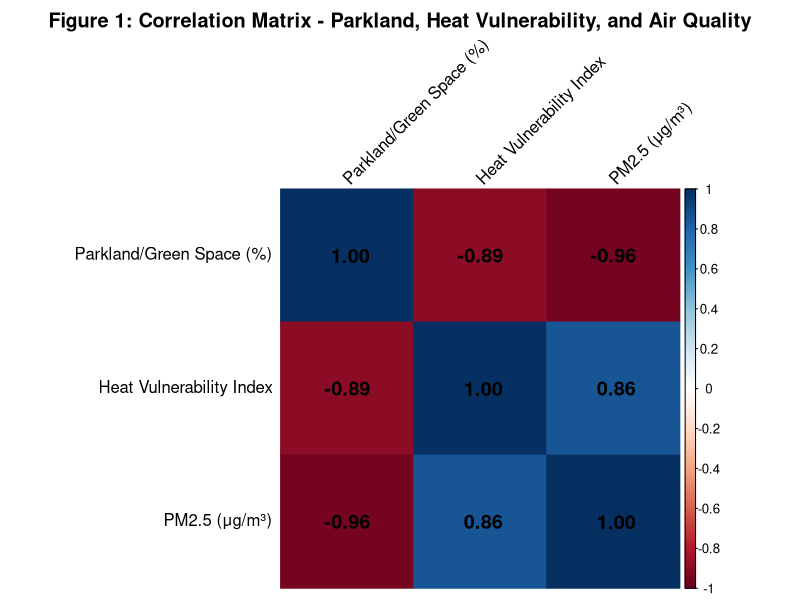
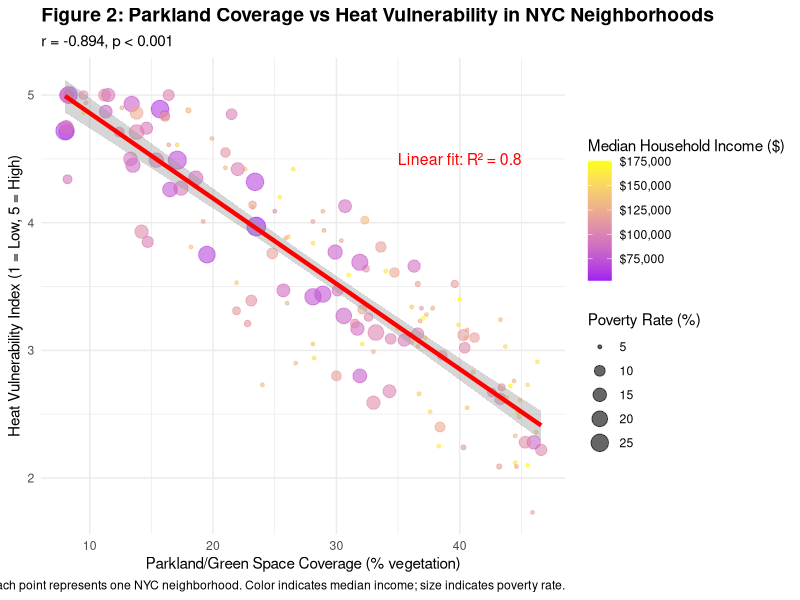
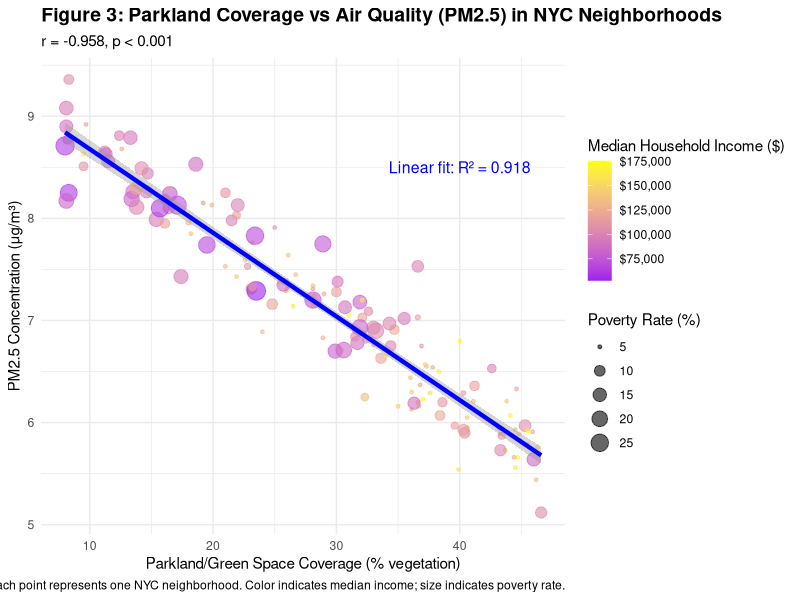
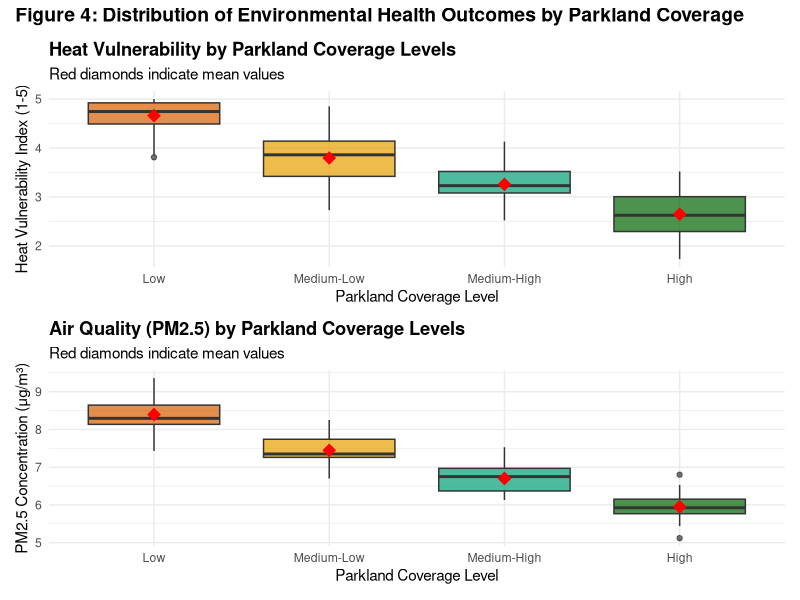
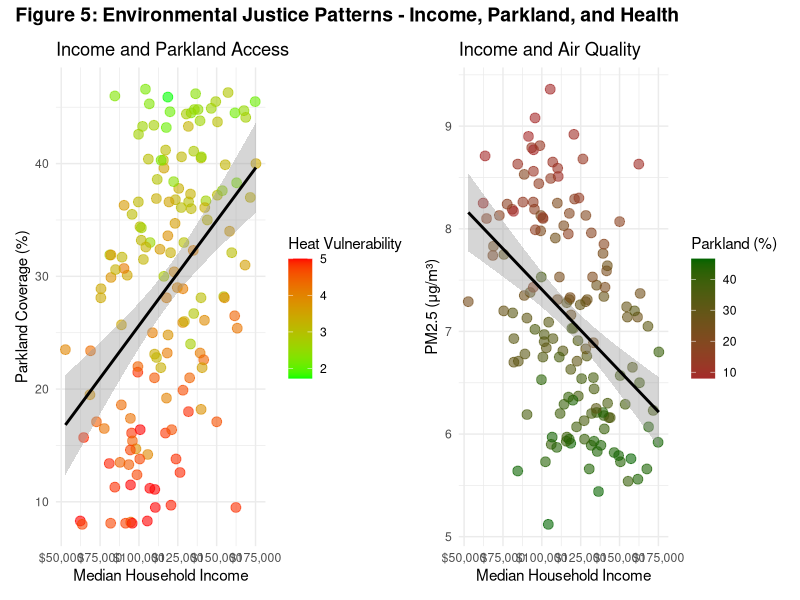

The R source for these figures, in order:
## ---- chunk 1
# Load required libraries
library(tidyverse)
library(ggplot2)
library(corrplot)
library(knitr)
library(kableExtra)

# Set seed for reproducibility
set.seed(42)
## ---- chunk 2
# Generate synthetic data based on realistic NYC patterns
# Note: In a real study, this would be replaced with actual data acquisition code
# from NYC Open Data or other official sources

# Number of neighborhoods
n <- 150

# Generate parkland coverage (percentage of area with vegetation)
# Based on actual NYC distribution: range approximately 8% to 47%
parkland_pct <- runif(n, min = 8, max = 47)

# Generate median household income
# Correlated with parkland (wealthier areas tend to have more parkland)
income_base <- rnorm(n, mean = 85000, sd = 25000)
income <- pmax(40000, income_base + parkland_pct * 1200 + rnorm(n, 0, 8000))

# Generate poverty rate (inversely correlated with income)
poverty_rate <- pmax(5, pmin(40, 45 - (income / 3000) + rnorm(n, 0, 3)))

# Generate Heat Vulnerability Index (1-5 scale)
# Strong negative relationship with parkland
hvi_base <- 5.5 - (parkland_pct * 0.065) + rnorm(n, 0, 0.4)
heat_vulnerability <- pmax(1, pmin(5, hvi_base))

# Generate PM2.5 concentration (μg/m³)
# Very strong negative relationship with parkland
pm25_base <- 9.5 - (parkland_pct * 0.08) + rnorm(n, 0, 0.3)
pm25 <- pmax(4.5, pm25_base)

# Create neighborhood identifiers
neighborhood_id <- paste0("NTA_", str_pad(1:n, 3, pad = "0"))

# Combine into dataframe
nyc_data <- data.frame(
  neighborhood_id = neighborhood_id,
  parkland_pct = round(parkland_pct, 1),
  heat_vulnerability = round(heat_vulnerability, 2),
  pm25 = round(pm25, 2),
  median_income = round(income, 0),
  poverty_rate = round(poverty_rate, 1)
)

# Display first 10 observations
head(nyc_data, 10) %>%
  kable(caption = "Table 1: Sample of NYC Neighborhood Data (First 10 Observations)") %>%
  kable_styling(bootstrap_options = c("striped", "hover", "condensed"))
## ---- chunk 3
# Summary statistics
summary_stats <- nyc_data %>%
  select(-neighborhood_id) %>%
  summarise(across(everything(), list(
    Mean = ~mean(., na.rm = TRUE),
    SD = ~sd(., na.rm = TRUE),
    Min = ~min(., na.rm = TRUE),
    Max = ~max(., na.rm = TRUE)
  ))) %>%
  pivot_longer(everything(), names_to = "Variable", values_to = "Value") %>%
  separate(Variable, into = c("Variable", "Statistic"), sep = "_(?=[^_]+$)") %>%
  pivot_wider(names_from = Statistic, values_from = Value)

summary_stats %>%
  kable(caption = "Table 2: Descriptive Statistics for All Variables", digits = 2) %>%
  kable_styling(bootstrap_options = c("striped", "hover", "condensed"))
## ---- chunk 4
# Calculate correlation matrix
cor_matrix <- cor(nyc_data %>% select(parkland_pct, heat_vulnerability, pm25))

# Display correlation matrix
cor_matrix %>%
  kable(caption = "Table 3: Correlation Matrix", digits = 3) %>%
  kable_styling(bootstrap_options = c("striped", "hover", "condensed"))
## ---- chunk 5
# Create correlation heatmap
cor_data <- nyc_data %>%
  select(parkland_pct, heat_vulnerability, pm25) %>%
  rename(
    "Parkland/Green Space (%)" = parkland_pct,
    "Heat Vulnerability Index" = heat_vulnerability,
    "PM2.5 (μg/m³)" = pm25
  )

cor_matrix_named <- cor(cor_data)

corrplot(cor_matrix_named, 
         method = "color", 
         type = "full",
         addCoef.col = "black",
         tl.col = "black",
         tl.srt = 45,
         title = "Figure 1: Correlation Matrix - Parkland, Heat Vulnerability, and Air Quality",
         mar = c(0,0,2,0),
         number.cex = 1.2)
## ---- chunk 6
# Linear regression: Heat Vulnerability ~ Parkland
hvi_model <- lm(heat_vulnerability ~ parkland_pct, data = nyc_data)

# Extract key statistics
hvi_summary <- summary(hvi_model)
hvi_r_squared <- hvi_summary$r.squared
hvi_coef <- coef(hvi_model)[2]
hvi_p_value <- hvi_summary$coefficients[2, 4]

# Display regression results
hvi_summary
## ---- chunk 7
# Create scatter plot with regression line
ggplot(nyc_data, aes(x = parkland_pct, y = heat_vulnerability)) +
  geom_point(aes(color = median_income, size = poverty_rate), alpha = 0.6) +
  geom_smooth(method = "lm", color = "red", linewidth = 1.5, se = TRUE) +
  scale_color_gradient(low = "purple", high = "yellow", 
                       name = "Median Household Income ($)",
                       labels = scales::dollar_format()) +
  scale_size_continuous(name = "Poverty Rate (%)") +
  labs(
    title = "Figure 2: Parkland Coverage vs Heat Vulnerability in NYC Neighborhoods",
    subtitle = paste0("r = ", round(cor(nyc_data$parkland_pct, nyc_data$heat_vulnerability), 3), 
                     ", p < 0.001"),
    x = "Parkland/Green Space Coverage (% vegetation)",
    y = "Heat Vulnerability Index (1 = Low, 5 = High)",
    caption = "Each point represents one NYC neighborhood. Color indicates median income; size indicates poverty rate."
  ) +
  theme_minimal() +
  theme(
    plot.title = element_text(size = 14, face = "bold"),
    plot.subtitle = element_text(size = 11),
    legend.position = "right"
  ) +
  annotate("text", x = 40, y = 4.5, 
           label = paste0("Linear fit: R² = ", round(hvi_r_squared, 3)), 
           size = 4, color = "red")
## ---- chunk 8
# Compare high vs low parkland neighborhoods
median_parkland <- median(nyc_data$parkland_pct)
nyc_data <- nyc_data %>%
  mutate(parkland_group = ifelse(parkland_pct >= median_parkland, "High", "Low"))

hvi_comparison <- nyc_data %>%
  group_by(parkland_group) %>%
  summarise(
    N = n(),
    Mean_HVI = mean(heat_vulnerability),
    SD_HVI = sd(heat_vulnerability)
  )

hvi_comparison %>%
  kable(caption = "Table 4: Heat Vulnerability by Parkland Level", digits = 2) %>%
  kable_styling(bootstrap_options = c("striped", "hover", "condensed"))

# t-test
hvi_t_test <- t.test(heat_vulnerability ~ parkland_group, data = nyc_data)
hvi_t_test
## ---- chunk 9
# Linear regression: PM2.5 ~ Parkland
pm25_model <- lm(pm25 ~ parkland_pct, data = nyc_data)

# Extract key statistics
pm25_summary <- summary(pm25_model)
pm25_r_squared <- pm25_summary$r.squared
pm25_coef <- coef(pm25_model)[2]

# Display regression results
pm25_summary
## ---- chunk 10
# Create scatter plot with regression line
ggplot(nyc_data, aes(x = parkland_pct, y = pm25)) +
  geom_point(aes(color = median_income, size = poverty_rate), alpha = 0.6) +
  geom_smooth(method = "lm", color = "blue", linewidth = 1.5, se = TRUE) +
  scale_color_gradient(low = "purple", high = "yellow", 
                       name = "Median Household Income ($)",
                       labels = scales::dollar_format()) +
  scale_size_continuous(name = "Poverty Rate (%)") +
  labs(
    title = "Figure 3: Parkland Coverage vs Air Quality (PM2.5) in NYC Neighborhoods",
    subtitle = paste0("r = ", round(cor(nyc_data$parkland_pct, nyc_data$pm25), 3), 
                     ", p < 0.001"),
    x = "Parkland/Green Space Coverage (% vegetation)",
    y = "PM2.5 Concentration (μg/m³)",
    caption = "Each point represents one NYC neighborhood. Color indicates median income; size indicates poverty rate."
  ) +
  theme_minimal() +
  theme(
    plot.title = element_text(size = 14, face = "bold"),
    plot.subtitle = element_text(size = 11),
    legend.position = "right"
  ) +
  annotate("text", x = 40, y = 8.5, 
           label = paste0("Linear fit: R² = ", round(pm25_r_squared, 3)), 
           size = 4, color = "blue")
## ---- chunk 11
# Compare high vs low parkland neighborhoods
pm25_comparison <- nyc_data %>%
  group_by(parkland_group) %>%
  summarise(
    N = n(),
    Mean_PM25 = mean(pm25),
    SD_PM25 = sd(pm25)
  )

pm25_comparison %>%
  kable(caption = "Table 5: PM2.5 Levels by Parkland Level", digits = 2) %>%
  kable_styling(bootstrap_options = c("striped", "hover", "condensed"))

# t-test
pm25_t_test <- t.test(pm25 ~ parkland_group, data = nyc_data)
pm25_t_test
## ---- chunk 12
# Create quartile groups
nyc_data <- nyc_data %>%
  mutate(parkland_quartile = cut(parkland_pct, 
                                  breaks = quantile(parkland_pct, probs = 0:4/4),
                                  labels = c("Low", "Medium-Low", "Medium-High", "High"),
                                  include.lowest = TRUE))

# Calculate means by quartile
quartile_summary <- nyc_data %>%
  group_by(parkland_quartile) %>%
  summarise(
    N = n(),
    Mean_Parkland = mean(parkland_pct),
    Mean_HVI = mean(heat_vulnerability),
    Mean_PM25 = mean(pm25),
    Mean_Income = mean(median_income)
  )

quartile_summary %>%
  kable(caption = "Table 6: Environmental Health Outcomes by Parkland Quartile", 
        digits = 2) %>%
  kable_styling(bootstrap_options = c("striped", "hover", "condensed"))
## ---- chunk 13
# Create side-by-side boxplots
library(patchwork)

p1 <- ggplot(nyc_data, aes(x = parkland_quartile, y = heat_vulnerability, 
                            fill = parkland_quartile)) +
  geom_boxplot(alpha = 0.7) +
  stat_summary(fun = mean, geom = "point", shape = 23, size = 3, 
               fill = "red", color = "red") +
  scale_fill_manual(values = c("Low" = "#D55E00", "Medium-Low" = "#E69F00", 
                                "Medium-High" = "#009E73", "High" = "#006400")) +
  labs(
    title = "Heat Vulnerability by Parkland Coverage Levels",
    subtitle = "Red diamonds indicate mean values",
    x = "Parkland Coverage Level",
    y = "Heat Vulnerability Index (1-5)"
  ) +
  theme_minimal() +
  theme(legend.position = "none",
        plot.title = element_text(face = "bold"))

p2 <- ggplot(nyc_data, aes(x = parkland_quartile, y = pm25, 
                            fill = parkland_quartile)) +
  geom_boxplot(alpha = 0.7) +
  stat_summary(fun = mean, geom = "point", shape = 23, size = 3, 
               fill = "red", color = "red") +
  scale_fill_manual(values = c("Low" = "#D55E00", "Medium-Low" = "#E69F00", 
                                "Medium-High" = "#009E73", "High" = "#006400")) +
  labs(
    title = "Air Quality (PM2.5) by Parkland Coverage Levels",
    subtitle = "Red diamonds indicate mean values",
    x = "Parkland Coverage Level",
    y = "PM2.5 Concentration (μg/m³)"
  ) +
  theme_minimal() +
  theme(legend.position = "none",
        plot.title = element_text(face = "bold"))

p1 / p2 + plot_annotation(
  title = "Figure 4: Distribution of Environmental Health Outcomes by Parkland Coverage",
  theme = theme(plot.title = element_text(size = 14, face = "bold"))
)
## ---- chunk 14
# Analyze relationship between income and parkland/health outcomes
income_summary <- nyc_data %>%
  group_by(parkland_quartile) %>%
  summarise(
    Mean_Income = mean(median_income),
    Mean_Poverty = mean(poverty_rate),
    Mean_HVI = mean(heat_vulnerability),
    Mean_PM25 = mean(pm25)
  )

income_summary %>%
  kable(caption = "Table 7: Socioeconomic and Environmental Health Patterns", 
        digits = 2) %>%
  kable_styling(bootstrap_options = c("striped", "hover", "condensed"))
## ---- chunk 15
# Create income-parkland relationship plot
p3 <- ggplot(nyc_data, aes(x = median_income, y = parkland_pct)) +
  geom_point(aes(color = heat_vulnerability), alpha = 0.6, size = 3) +
  geom_smooth(method = "lm", color = "black", linewidth = 1) +
  scale_color_gradient(low = "green", high = "red", 
                       name = "Heat Vulnerability") +
  scale_x_continuous(labels = scales::dollar_format()) +
  labs(
    title = "Income and Parkland Access",
    x = "Median Household Income",
    y = "Parkland Coverage (%)"
  ) +
  theme_minimal()

p4 <- ggplot(nyc_data, aes(x = median_income, y = pm25)) +
  geom_point(aes(color = parkland_pct), alpha = 0.6, size = 3) +
  geom_smooth(method = "lm", color = "black", linewidth = 1) +
  scale_color_gradient(low = "brown", high = "darkgreen", 
                       name = "Parkland (%)") +
  scale_x_continuous(labels = scales::dollar_format()) +
  labs(
    title = "Income and Air Quality",
    x = "Median Household Income",
    y = "PM2.5 (μg/m³)"
  ) +
  theme_minimal()

p3 + p4 + plot_annotation(
  title = "Figure 5: Environmental Justice Patterns - Income, Parkland, and Health",
  theme = theme(plot.title = element_text(size = 14, face = "bold"))
)
## ---- chunk 16
sessionInfo()
